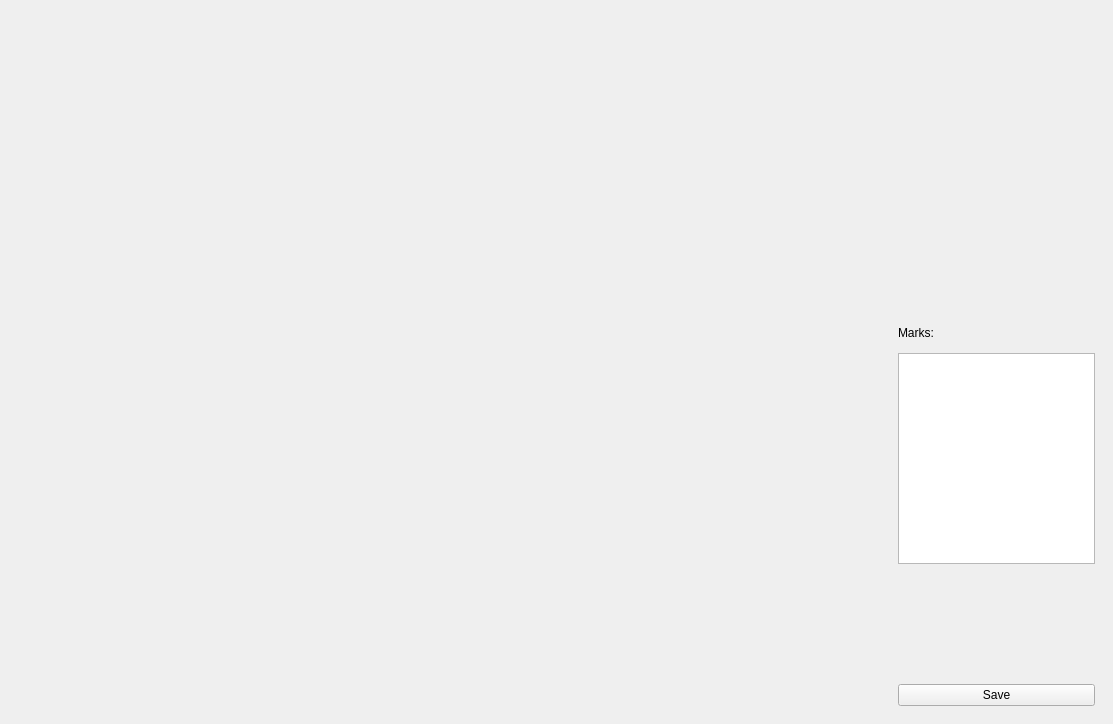
<?xml version="1.0" encoding="UTF-8"?>
<ui version="4.0">
 <class>MarkupWindow</class>
 <widget class="QWidget" name="MarkupWindow">
  <property name="geometry">
   <rect>
    <x>0</x>
    <y>0</y>
    <width>1113</width>
    <height>724</height>
   </rect>
  </property>
  <property name="sizePolicy">
   <sizepolicy hsizetype="Preferred" vsizetype="Preferred">
    <horstretch>0</horstretch>
    <verstretch>0</verstretch>
   </sizepolicy>
  </property>
  <property name="windowTitle">
   <string>Form</string>
  </property>
  <layout class="QGridLayout" name="gridLayout_2">
   <item row="0" column="0">
    <layout class="QGridLayout" name="gridLayout">
     <property name="horizontalSpacing">
      <number>10</number>
     </property>
     <item row="1" column="0">
      <widget class="QCustomPlot" name="plot" native="true">
       <property name="sizePolicy">
        <sizepolicy hsizetype="Preferred" vsizetype="Preferred">
         <horstretch>8</horstretch>
         <verstretch>8</verstretch>
        </sizepolicy>
       </property>
      </widget>
     </item>
     <item row="1" column="1">
      <widget class="QWidget" name="widget" native="true">
       <property name="sizePolicy">
        <sizepolicy hsizetype="Preferred" vsizetype="Preferred">
         <horstretch>2</horstretch>
         <verstretch>8</verstretch>
        </sizepolicy>
       </property>
       <layout class="QGridLayout" name="gridLayout_5">
        <property name="leftMargin">
         <number>2</number>
        </property>
        <property name="topMargin">
         <number>2</number>
        </property>
        <property name="rightMargin">
         <number>2</number>
        </property>
        <property name="bottomMargin">
         <number>2</number>
        </property>
        <item row="2" column="0">
         <layout class="QGridLayout" name="gridLayout_3">
          <property name="leftMargin">
           <number>10</number>
          </property>
          <property name="topMargin">
           <number>5</number>
          </property>
          <property name="rightMargin">
           <number>5</number>
          </property>
          <property name="bottomMargin">
           <number>5</number>
          </property>
          <property name="spacing">
           <number>10</number>
          </property>
          <item row="3" column="1">
           <widget class="QLabel" name="label">
            <property name="sizePolicy">
             <sizepolicy hsizetype="Preferred" vsizetype="Preferred">
              <horstretch>0</horstretch>
              <verstretch>1</verstretch>
             </sizepolicy>
            </property>
            <property name="text">
             <string>Marks:</string>
            </property>
           </widget>
          </item>
          <item row="4" column="1">
           <widget class="QListView" name="listView_markups">
            <property name="sizePolicy">
             <sizepolicy hsizetype="Expanding" vsizetype="Expanding">
              <horstretch>1</horstretch>
              <verstretch>10</verstretch>
             </sizepolicy>
            </property>
           </widget>
          </item>
          <item row="2" column="1">
           <widget class="AudioFileSelector" name="audio_file_selector" native="true">
            <property name="sizePolicy">
             <sizepolicy hsizetype="Preferred" vsizetype="Preferred">
              <horstretch>1</horstretch>
              <verstretch>10</verstretch>
             </sizepolicy>
            </property>
           </widget>
          </item>
          <item row="7" column="1">
           <widget class="QPushButton" name="pushButton_save">
            <property name="text">
             <string>Save</string>
            </property>
           </widget>
          </item>
          <item row="5" column="1">
           <widget class="AudioViewModeSelector" name="audio_view_mode_selector" native="true">
            <property name="minimumSize">
             <size>
              <width>50</width>
              <height>100</height>
             </size>
            </property>
           </widget>
          </item>
         </layout>
        </item>
       </layout>
      </widget>
     </item>
     <item row="0" column="0" colspan="2">
      <widget class="GraphControls" name="controls" native="true">
       <property name="sizePolicy">
        <sizepolicy hsizetype="Preferred" vsizetype="Preferred">
         <horstretch>0</horstretch>
         <verstretch>1</verstretch>
        </sizepolicy>
       </property>
       <property name="minimumSize">
        <size>
         <width>200</width>
         <height>0</height>
        </size>
       </property>
       <property name="maximumSize">
        <size>
         <width>16777215</width>
         <height>200</height>
        </size>
       </property>
      </widget>
     </item>
    </layout>
   </item>
  </layout>
 </widget>
 <customwidgets>
  <customwidget>
   <class>QCustomPlot</class>
   <extends>QWidget</extends>
   <header location="global">ui/qcustomplot/qcustomplot.h</header>
   <container>1</container>
  </customwidget>
  <customwidget>
   <class>GraphControls</class>
   <extends>QWidget</extends>
   <header location="global">ui/widgets/graph_controls.h</header>
   <container>1</container>
  </customwidget>
  <customwidget>
   <class>AudioFileSelector</class>
   <extends>QWidget</extends>
   <header location="global">ui/widgets/audio_file_selector.h</header>
   <container>1</container>
  </customwidget>
  <customwidget>
   <class>AudioViewModeSelector</class>
   <extends>QWidget</extends>
   <header location="global">ui/widgets/audio_view_mode_selector.h</header>
   <container>1</container>
  </customwidget>
 </customwidgets>
 <resources/>
 <connections/>
</ui>
